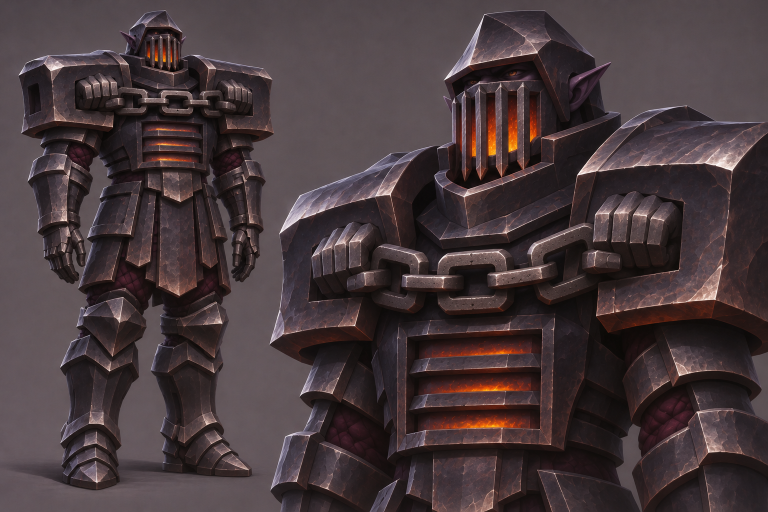
#> input picture systems-planning/assets/concept-art/dark-elf/furnace-warden.png, 1536 x 1024 px (shown at 1/2 size)
$ python warden_paint.py
#> lines starting #> are read from the running program, lines starting #| are printed output that depends on the picture
"""Create native-pixel donor stencils, paint masters and elf albedo from project artwork."""
from pathlib import Path
import io, json, zipfile
from xml.etree import ElementTree as ET
import numpy as np
from PIL import Image, ImageDraw, ImageFilter
ROOT=Path(__file__).resolve().parents[2]
ART=ROOT/'systems-planning/assets/concept-art/dark-elf'
PROD=ROOT/'character-production'
OUT=PROD/'output/dark-elf-male/furnace-warden'
TEX=OUT/'Textures'
TEX.mkdir(parents=True,exist_ok=True)
LAY=OUT/'Paint'
LAY.mkdir(exist_ok=True)
# Points specified on a 780-pixel-wide viewing copy, transferred to the native plate.
# Order is upper-left, lower-left, lower-right, upper-right.
PATCHES=[
 ('Portrait_Hood_rim',[(493,17),(469,72),(542,52),(556,39)]),
 ('Portrait_Shoulder',[(624,148),(597,174),(739,165),(761,135)]),
 ('Portrait_Worn_edge',[(616,301),(612,321),(720,307),(721,295)]),
 ('Portrait_Grille_ember',[(519,98),(518,156),(524,151),(524,97)]),
 ('Portrait_Grille_bar',[(531,87),(530,166),(535,169),(536,88)]),
 ('Portrait_Iron',[(698,178),(692,292),(719,290),(731,179)]),
 ('Portrait_Chain',[(449,263),(445,277),(465,272),(467,260)]),
 ('Portrait_Quilt',[(346,411),(335,439),(361,448),(375,425)]),
 ('Portrait_Chest_shutter',[(430,369),(426,377),(536,371),(538,363)]),
 ('Figure_Tasset',[(167,207),(163,280),(185,289),(189,205)]),
 ('Figure_Greave',[(90,369),(80,419),(94,413),(104,378)]),
 ('Figure_Glove',[(49,231),(48,246),(61,245),(60,231)]),
 ('Authored_Rear_iron',[(698,178),(692,292),(719,290),(731,179)]),
 ('Authored_Oxide',[(617,312),(615,319),(696,311),(695,304)]),
 ('Authored_Lining',[(555,196),(553,207),(573,200),(575,188)]),
 ('Figure_Sabaton',[(189,453),(184,461),(203,468),(210,462)])]

def png(im):
    b=io.BytesIO();im.save(b,'PNG');return b.getvalue()
def save_layers(layers):
    root=ET.Element('image',{'w':'2048','h':'2048','version':'0.0.3','name':'Warden surface donors'})
    stack=ET.SubElement(root,'stack')
    with zipfile.ZipFile(LAY/'Warden-donor-layers.ora','w') as z:
        z.writestr('mimetype','image/openraster')
        for j,(name,im) in enumerate(layers):
            file='data/'+name+'.png'
            ET.SubElement(stack,'layer',{'name':name,'src':file,'x':str(j%4*512),'y':str(j//4*512),'opacity':'1.0'})
            z.writestr(file,png(im))
        z.writestr('stack.xml',ET.tostring(root,encoding='utf-8',xml_declaration=True))
        z.writestr('mergedimage.png',png(atlas))
source=Image.open(ART/'furnace-warden.png').convert('RGB')
#> source is the input picture: PIL image 1536x1024 RGB; mean R, G, B 70.3, 56.8, 59.3
atlas=Image.new('RGB',(2048,2048))
#> atlas: PIL image 2048x2048 RGB; every value is 0
mask=Image.new('L',atlas.size)
#> mask: PIL image 2048x2048 L; every value is 0
layers=[];rows=[];rng=np.random.default_rng(9201)
y,x=np.mgrid[0:512,0:512]/511
for j,(name,points) in enumerate(PATCHES):
    quad=[round(c*source.width/780) for pt in points for c in pt]
    region=source.transform((512,512),Image.Transform.QUAD,quad,resample=Image.Resampling.BICUBIC)
    a=np.asarray(region,dtype=float)
    # Restrict value range of donor lighting while retaining hue and small tool marks.
    broad=np.asarray(region.filter(ImageFilter.GaussianBlur(55)),dtype=float)
    a=a-.24*(broad-np.median(broad,axis=(0,1)))
    grain=rng.normal(0,1.25,(512,512,1))
    if j in (0,1,5,8,9,10,12,15):
        roll=13*np.exp(-((.22*x+y-.29)/.25)**2)-8*y
        a+=roll[:,:,None]
    if j in (0,1,2,4,5,6,8,9,10,12,15):
        # Iron remains dark beneath the broad pale roll, especially on the shell sides.
        a=(np.maximum(a,0)/255)**1.12*244
    if j==12:a=a*np.array([.81,.86,.94])+np.array([2,3,7])
    if j==13:a=a*np.array([1.36,1.07,.78])+np.array([12,7,2])
    if j==14:a=a*.56+4
    if j==7:
        # Quilted padding follows a bias seam on the body shell.
        stitch=np.minimum(abs(np.sin((x+y)*np.pi*5)),abs(np.sin((x-y)*np.pi*5)))
        a=(np.array([63,38,49])+.26*(a-np.median(a,axis=(0,1))))*(.68+.32*np.minimum(1,stitch*4))[:,:,None]
    if j==3:
        heat=.19+.81*np.exp(-((y-.70)/.32)**2)
        a=a*.65+np.array([109,49,9])*heat[:,:,None]
        mask.paste(Image.fromarray(np.uint8(heat*229)),(1536,0))
    im=Image.fromarray((a+grain).clip(0,255).astype('uint8'))
    tile=(j%4*512,j//4*512)
    atlas.paste(im,tile);layers.append((name,im))
    rows.append(dict(layer=name,source='furnace-warden.png',native_quad_TL_BL_BR_TR=quad,destination_top_left_px=tile,size=[512,512],method='masked quadrilateral resample, broad-light attenuation, grain and local paint'))
#> this loop made 16 passes
#> pass 1, `region=source.transform((512,512),Image.Transform.QUAD,quad,resample=I..`:
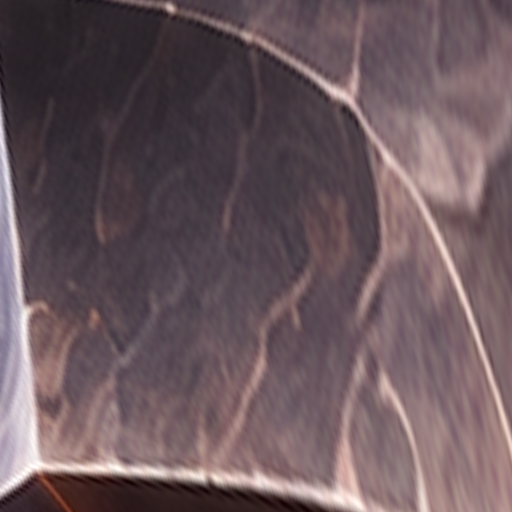
#> region: PIL image 512x512 RGB; mean R, G, B 107, 88.1, 93.6
#> after the loop:
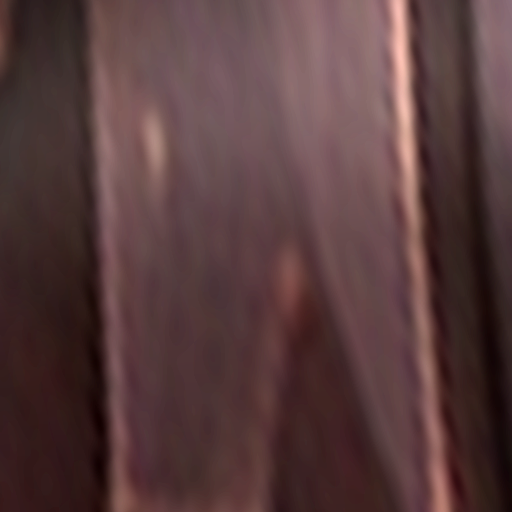
#> a: shape (512, 512, 3) float64; mean R, G, B 34.8, 25.2, 25.4; drawn with min black and max white
#> after the loop:
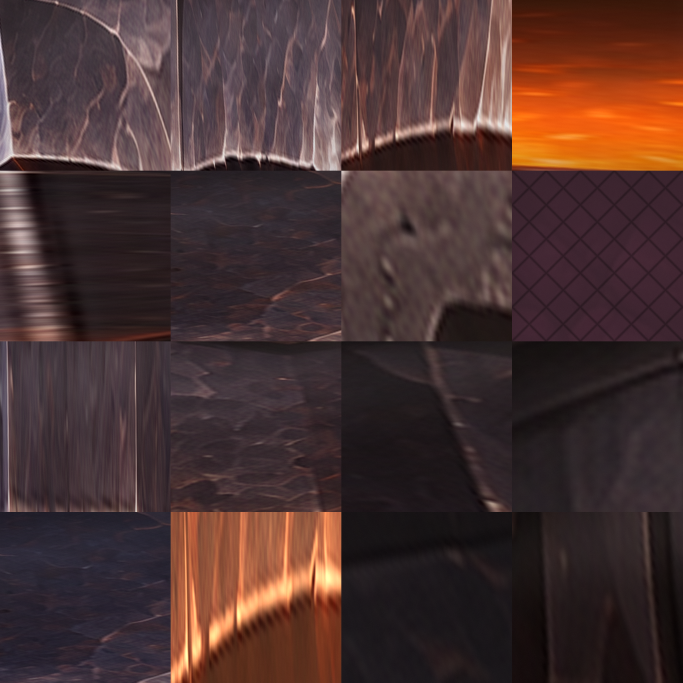
#> atlas: PIL image 2048x2048 RGB (shown at 1/3 size); mean R, G, B 74.1, 51.1, 49.3
#> after the loop:
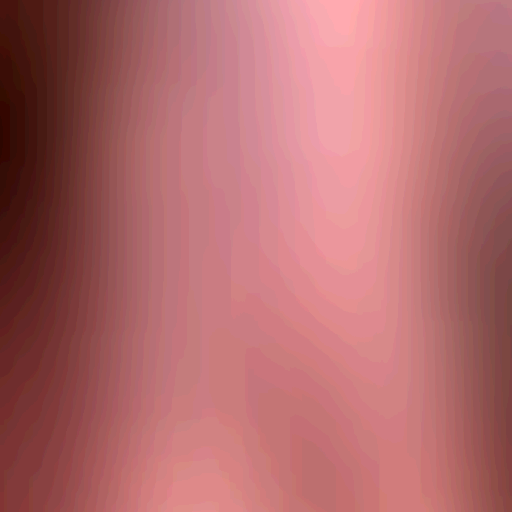
#> broad: shape (512, 512, 3) float64; mean R, G, B 43.3, 32.3, 32.7; drawn with min black and max white
#> after the loop:
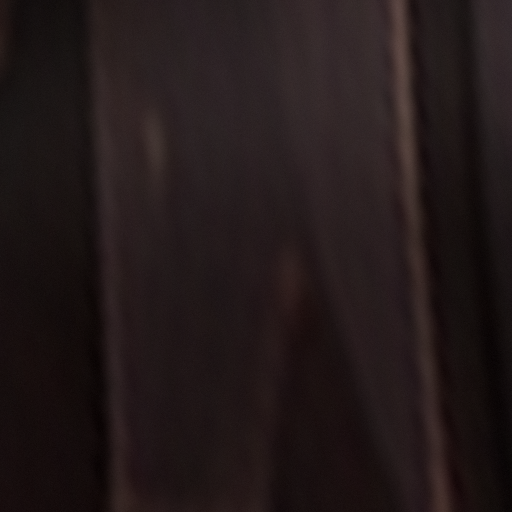
#> im: PIL image 512x512 RGB; mean R, G, B 34.3, 24.7, 24.9
#> after the loop:
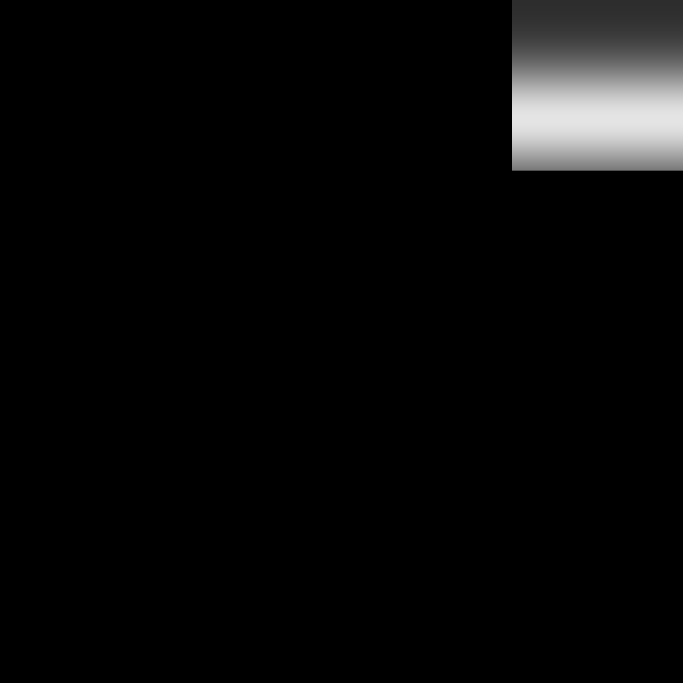
#> mask: PIL image 2048x2048 L (shown at 1/3 size); min 0, max 228, mean 8.6
#> after the loop, layers = 16 items; rows = 16 items
atlas.save(LAY/'Warden-donor-color.png');mask.save(LAY/'Warden-donor-heat.png');save_layers(layers)
#> the loop in save_layers, `for j,(name,im) in enumerate(layers):` made 16 passes
#> (name, file) on passes 1 to 11: ('Portrait_Hood_rim', 'data/Portrait_Hood_rim.png'), ('Portrait_Shoulder', 'data/Portrait_Shoulder.png'), ('Portrait_Worn_edge', 'data/Portrait_Worn_edge.png'), ('Portrait_Grille_ember', 'data/Portrait_Grille_ember.png'), ('Portrait_Grille_bar', 'data/Portrait_Grille_bar.png'), ('Portrait_Iron', 'data/Portrait_Iron.png'), ('Portrait_Chain', 'data/Portrait_Chain.png'), ('Portrait_Quilt', 'data/Portrait_Quilt.png'), ('Portrait_Chest_shutter', 'data/Portrait_Chest_shutter.png'), ('Figure_Tasset', 'data/Figure_Tasset.png'), ('Figure_Greave', 'data/Figure_Greave.png')
# Map original male facial planes into the skin palette sampled from the concept.
face=Image.open(ART/'character-plate.png').convert('RGB')
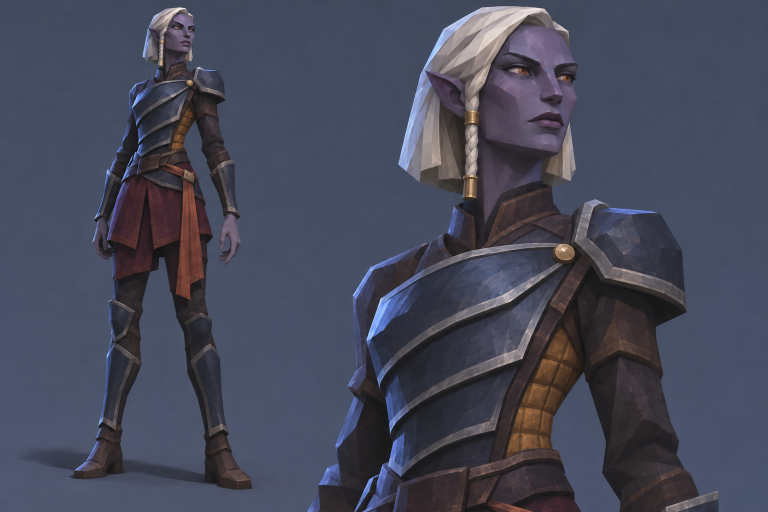
#> input picture systems-planning/assets/concept-art/dark-elf/character-plate.png, 1536 x 1024 px (shown at 1/2 size)
#> face is the input picture: PIL image 1536x1024 RGB; mean R, G, B 69.6, 72.4, 88.8
swatches=[]
for px,py in [(250,57),(267,58),(275,49),(283,57)]:
    cx=round(px*1536/400);cy=round(py*1536/400)
    swatches.append(np.asarray(face.crop((cx-3,cy-3,cx+4,cy+4))).mean((0,1)))
#> after the loop, swatches = [[53.39, 46.84, 55.98], [84.92, 72.27, 91.8], [113.8, 97.53, 126.2], [119.8, 108.8, 137.4]]
#> (the run stopped early here; a loop or call above may not have finished)
